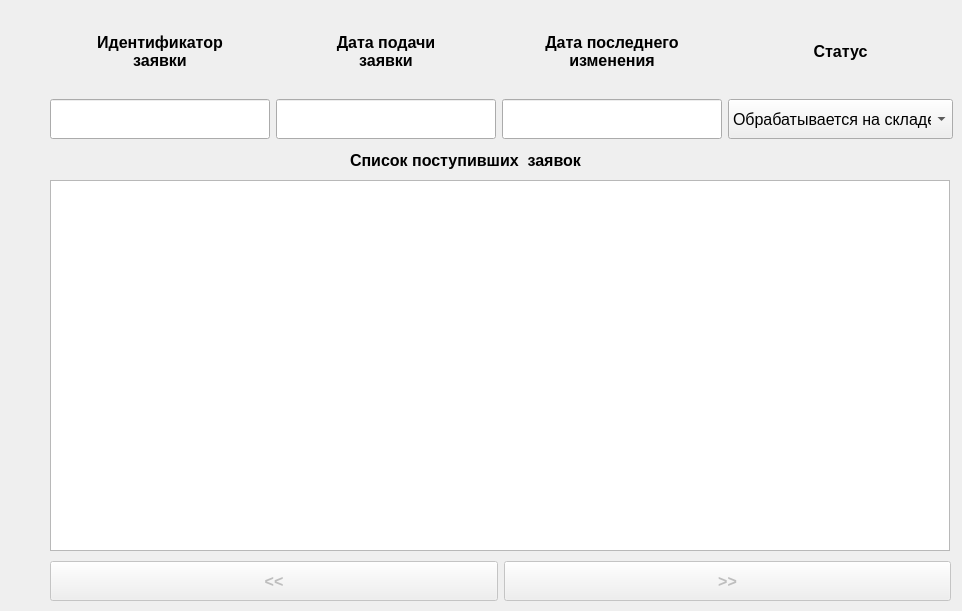
    <widget class="QWidget" name="tab_3">
     <attribute name="title">
      <string>Список заявок</string>
     </attribute>
     <widget class="QWidget" name="horizontalLayoutWidget_7">
      <property name="geometry">
       <rect>
        <x>50</x>
        <y>560</y>
        <width>901</width>
        <height>42</height>
       </rect>
      </property>
      <layout class="QHBoxLayout" name="horizontalLayout_129">
       <item>
        <widget class="QPushButton" name="bid_left_button">
         <property name="enabled">
          <bool>false</bool>
         </property>
         <property name="minimumSize">
          <size>
           <width>0</width>
           <height>40</height>
          </size>
         </property>
         <property name="font">
          <font>
           <pointsize>12</pointsize>
           <bold>true</bold>
          </font>
         </property>
         <property name="text">
          <string>&lt;&lt;</string>
         </property>
        </widget>
       </item>
       <item>
        <widget class="QPushButton" name="bid_right_button">
         <property name="enabled">
          <bool>false</bool>
         </property>
         <property name="minimumSize">
          <size>
           <width>0</width>
           <height>40</height>
          </size>
         </property>
         <property name="font">
          <font>
           <pointsize>12</pointsize>
           <bold>true</bold>
          </font>
         </property>
         <property name="text">
          <string>&gt;&gt;</string>
         </property>
        </widget>
       </item>
      </layout>
     </widget>
     <widget class="QTableView" name="bid_table">
      <property name="geometry">
       <rect>
        <x>50</x>
        <y>180</y>
        <width>900</width>
        <height>371</height>
       </rect>
      </property>
      <property name="font">
       <font>
        <pointsize>12</pointsize>
       </font>
      </property>
      <property name="sortingEnabled">
       <bool>true</bool>
      </property>
      <attribute name="horizontalHeaderCascadingSectionResizes">
       <bool>false</bool>
      </attribute>
      <attribute name="horizontalHeaderDefaultSectionSize">
       <number>224</number>
      </attribute>
     </widget>
     <widget class="QLabel" name="bid_title_label">
      <property name="geometry">
       <rect>
        <x>350</x>
        <y>140</y>
        <width>291</width>
        <height>40</height>
       </rect>
      </property>
      <property name="minimumSize">
       <size>
        <width>0</width>
        <height>40</height>
       </size>
      </property>
      <property name="font">
       <font>
        <pointsize>12</pointsize>
        <bold>true</bold>
       </font>
      </property>
      <property name="text">
       <string>Список поступивших  заявок</string>
      </property>
     </widget>
     <widget class="QWidget" name="gridLayoutWidget_2">
      <property name="geometry">
       <rect>
        <x>50</x>
        <y>10</y>
        <width>903</width>
        <height>129</height>
       </rect>
      </property>
      <layout class="QGridLayout" name="gridLayout_2">
       <item row="1" column="0">
        <widget class="QLineEdit" name="bid_id_filter_edit">
         <property name="sizePolicy">
          <sizepolicy hsizetype="Fixed" vsizetype="Fixed">
           <horstretch>0</horstretch>
           <verstretch>0</verstretch>
          </sizepolicy>
         </property>
         <property name="minimumSize">
          <size>
           <width>220</width>
           <height>40</height>
          </size>
         </property>
         <property name="font">
          <font>
           <pointsize>12</pointsize>
          </font>
         </property>
        </widget>
       </item>
       <item row="1" column="1">
        <widget class="QLineEdit" name="bid_date_filter_edit">
         <property name="sizePolicy">
          <sizepolicy hsizetype="Fixed" vsizetype="Fixed">
           <horstretch>0</horstretch>
           <verstretch>0</verstretch>
          </sizepolicy>
         </property>
         <property name="minimumSize">
          <size>
           <width>220</width>
           <height>40</height>
          </size>
         </property>
         <property name="font">
          <font>
           <pointsize>12</pointsize>
          </font>
         </property>
        </widget>
       </item>
       <item row="1" column="3">
        <widget class="QComboBox" name="bid_status_filter_box">
         <property name="minimumSize">
          <size>
           <width>220</width>
           <height>40</height>
          </size>
         </property>
         <property name="font">
          <font>
           <pointsize>12</pointsize>
          </font>
         </property>
         <item>
          <property name="text">
           <string>Обрабатывается на складе</string>
          </property>
         </item>
         <item>
          <property name="text">
           <string>Направлена на склад</string>
          </property>
         </item>
        </widget>
       </item>
       <item row="1" column="2">
        <widget class="QLineEdit" name="bid_change_filter_edit">
         <property name="sizePolicy">
          <sizepolicy hsizetype="Fixed" vsizetype="Fixed">
           <horstretch>0</horstretch>
           <verstretch>0</verstretch>
          </sizepolicy>
         </property>
         <property name="minimumSize">
          <size>
           <width>220</width>
           <height>40</height>
          </size>
         </property>
         <property name="font">
          <font>
           <pointsize>12</pointsize>
          </font>
         </property>
        </widget>
       </item>
       <item row="0" column="0">
        <widget class="QLabel" name="bid_id_filter_label">
         <property name="minimumSize">
          <size>
           <width>200</width>
           <height>80</height>
          </size>
         </property>
         <property name="font">
          <font>
           <pointsize>12</pointsize>
           <bold>true</bold>
          </font>
         </property>
         <property name="text">
          <string>Идентификатор
заявки</string>
         </property>
         <property name="alignment">
          <set>Qt::AlignmentFlag::AlignCenter</set>
         </property>
        </widget>
       </item>
       <item row="0" column="1">
        <widget class="QLabel" name="bid_date_filter_label">
         <property name="minimumSize">
          <size>
           <width>200</width>
           <height>80</height>
          </size>
         </property>
         <property name="font">
          <font>
           <pointsize>12</pointsize>
           <bold>true</bold>
          </font>
         </property>
         <property name="text">
          <string>Дата подачи
заявки</string>
         </property>
         <property name="alignment">
          <set>Qt::AlignmentFlag::AlignCenter</set>
         </property>
        </widget>
       </item>
       <item row="0" column="2">
        <widget class="QLabel" name="bid_change_filter_label">
         <property name="minimumSize">
          <size>
           <width>200</width>
           <height>80</height>
          </size>
         </property>
         <property name="font">
          <font>
           <pointsize>12</pointsize>
           <bold>true</bold>
          </font>
         </property>
         <property name="text">
          <string>Дата последнего
изменения</string>
         </property>
         <property name="alignment">
          <set>Qt::AlignmentFlag::AlignCenter</set>
         </property>
        </widget>
       </item>
       <item row="0" column="3">
        <widget class="QLabel" name="bid_status_label">
         <property name="minimumSize">
          <size>
           <width>200</width>
           <height>80</height>
          </size>
         </property>
         <property name="font">
          <font>
           <pointsize>12</pointsize>
           <bold>true</bold>
          </font>
         </property>
         <property name="text">
          <string>Статус</string>
         </property>
         <property name="alignment">
          <set>Qt::AlignmentFlag::AlignCenter</set>
         </property>
        </widget>
       </item>
      </layout>
     </widget>
    </widget>
